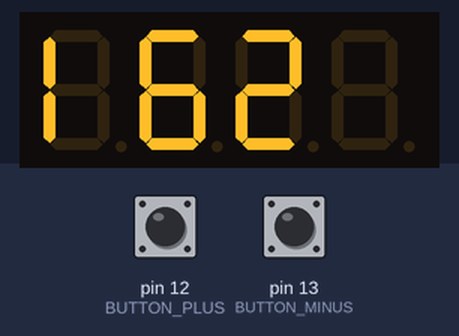
Bench run of a program on a simulated Arduino Uno, built with avr-gcc and run on an emulated ATmega328P. Shown: 4-digit seven-segment display. The test bench sets the inputs (shaded band); at power-on: pin 12 (BUTTON_PLUS) HIGH, pin 13 (BUTTON_MINUS) HIGH. The local clock reads 2024-03-15 10:24:30 at power-on unless the program sets it.

Above: at 1.3 s.
1.4 s: pin 12 (BUTTON_PLUS) pulled LOW for 0.15 s
At 2.4 s:
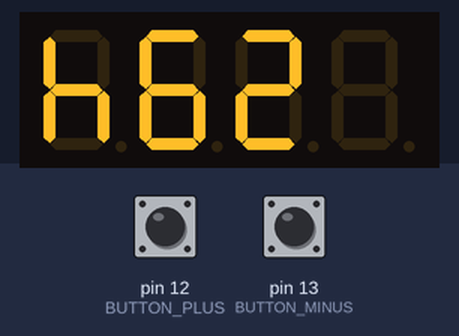
3.0 s: pin 13 (BUTTON_MINUS) pulled LOW for 3.2 s
At 6.7 s:
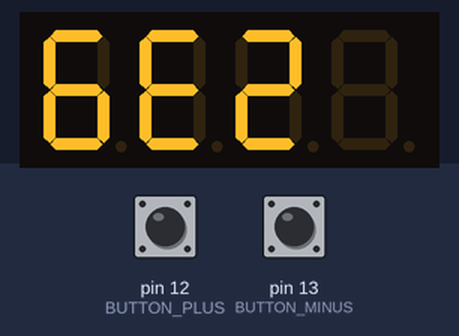
7.7 s: pin 13 (BUTTON_MINUS) pulled LOW for 0.15 s
At 8.7 s:
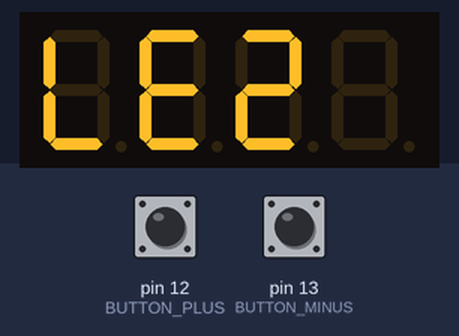
9.3 s: pin 13 (BUTTON_MINUS) pulled LOW for 1 s
At 11.0 s:
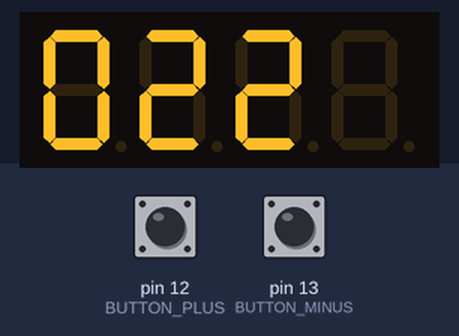
11.8 s: pin 13 (BUTTON_MINUS) pulled LOW for 0.15 s
At 12.8 s:
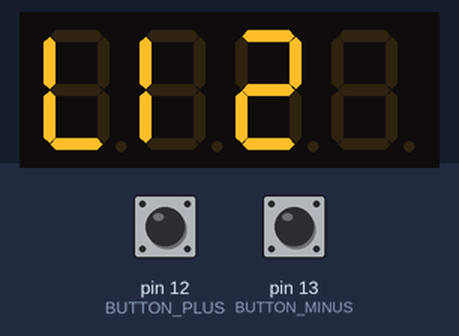
13.4 s: pin 13 (BUTTON_MINUS) pulled LOW for 3.2 s
At 13.57 s:
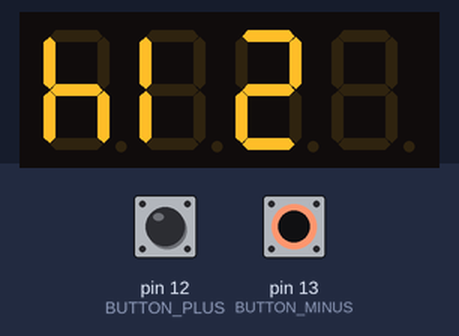

Measured:
- after the input at 1.4 s, the display: first changes at once (image 1 shows a later state)
- after the input at 3.0 s, the display: first changes after 0.05 s (image 2 shows a later state)
- after the input at 7.7 s, the display: first changes after 0.05 s (image 3 shows a later state)
- after the input at 9.3 s, the display: first changes at once (image 4 shows a later state)
- after the input at 11.8 s, the display: first changes at once (image 5 shows a later state)
- after the input at 13.4 s, the display: first changes after 0.05 s (image 6 shows a later state)

The program:

main.cpp
```cpp
#define ROTATE_DISPLAY true

#include <Wire.h>
#include <RTClib.h>
#include <Adafruit_GFX.h>
#include <Adafruit_LEDBackpack.h>
#include "config.h"

RTC_DS3231 rtc;
Adafruit_7segment display = Adafruit_7segment();

// --- wir wollen das display 180 grad drehen damit der doppelpunkt hinten ist! ---
// A=bit0 … G=bit6, DP=bit7
#ifdef ROTATE_DISPLAY
static const uint8_t ROTATED_SEGMENTS[10] = {
  0x3F, // 0 -> 0x3F (symmetrisch)
  0x30, // 1 -> 0x06  wird zu 0x30
  0x5B, // 2 -> 0x5B  wird zu 0x6D
  0x79, // 3 -> 0x4F  wird zu 0x79
  0x74, // 4 -> 0x66  wird zu 0x72
  0x6D, // 5 -> 0x6D  wird zu 0x5B
  0x6F, // 6 -> 0x7D  wird zu 0x6F
  0x38, // 7 -> 0x07  wird zu 0x38
  0x7F, // 8 -> 0x7F  (symmetrisch)
  0x7D  // 9 -> 0x6F  wird zu 0x7D
};

void print_inverted(int value) {
  display.displaybuffer[0] = 0;
  display.displaybuffer[1] = 0;
  display.displaybuffer[3] = 0;
  display.displaybuffer[4] = 0;

  for (uint8_t pos = 0; pos < 4; pos++) {
    int digit = value % 10;
    value -= digit;
    value /= 10;
    uint8_t inv = ROTATED_SEGMENTS[digit];
    uint8_t pos_array = pos;
    if (pos >= 2)
      pos_array++;
    display.displaybuffer[pos_array] = inv;
    if (value == 0)
      return;
  }
}
#endif

inline void update_number(int num){
#ifdef ROTATE_DISPLAY
  print_inverted(num);
#else
  display.print(num);
#endif
}

DateTime start(2000, 1, 1, 0, 0, 0);

// Globale Variablen für den Blink-State
unsigned long lastBlinkTime = 0;
bool blinkState = false;

void setup() {
  pinMode(BUTTON_PLUS, INPUT_PULLUP);
  pinMode(BUTTON_MINUS, INPUT_PULLUP);

  Wire.begin();
  rtc.begin();
  display.begin(DISPLAY_I2C_ADDRESS);
  display.setBrightness(DISPLAY_BRIGHTNESS);

  delay(100);

#ifdef DEBUG_NUMBERS
  update_number(1234);
  display.writeDisplay();
  delay(5000);
   update_number(5678);
  display.writeDisplay();

  delay(5000);
   update_number(90);
  display.writeDisplay();
  delay(5000);
#endif

  bool plusPressed = digitalRead(BUTTON_PLUS) == LOW;
  bool minusPressed = digitalRead(BUTTON_MINUS) == LOW;

  if (plusPressed && minusPressed) {
    rtc.adjust(start); // Setze auf "Tag 0"
    update_number(MAX_DAYS);
    display.writeDisplay();
    delay(2000);
  }
}

// --- Helferfunktion zur Berechnung ---
int calculateDaysLeft() {
  DateTime now = rtc.now();
  TimeSpan elapsed = now - start;

  int daysElapsed = elapsed.days();
  int daysLeft = MAX_DAYS - daysElapsed;

  return (daysLeft < 0) ? 0 : daysLeft;
}

void loop() {
  static int hw_access_minimizer_count = 100;
  bool update_needed = false;
  bool plusPressed = digitalRead(BUTTON_PLUS) == LOW;
  bool minusPressed = digitalRead(BUTTON_MINUS) == LOW;

  // --- Buttonaktionen ---
  if (plusPressed) {
    DateTime now = rtc.now();
    rtc.adjust(now - TimeSpan(1, 0, 0, 0)); // -1 Tag
    update_needed = true;
  } else if (minusPressed) {
    DateTime now = rtc.now();
    rtc.adjust(now + TimeSpan(1, 0, 0, 0)); // +1 Tag
    update_needed = true;
  }

  if ((hw_access_minimizer_count==100) || update_needed){
     // --- Anzeige aktualisieren ---
     int daysLeft = calculateDaysLeft();
     update_number(daysLeft);
     update_needed = true;
     hw_access_minimizer_count = 0;
  } else hw_access_minimizer_count++;

  // Blink-Status: Alle 1000 ms umschalten
  unsigned long currentMillis = millis();
  if (currentMillis - lastBlinkTime >= 500) {
    lastBlinkTime = currentMillis;
    blinkState = !blinkState;
    update_needed = true;
  }

  // Setze oder lösche den Punkt im ersten Ziffernfeld abhängig vom Blink-State.
  // Annahme: Bit 0x80 in display.displaybuffer[0] entspricht dem Punkt.
#ifdef ROTATE_DISPLAY
  if (blinkState) {
    display.displaybuffer[2] = 4;  // Punkt einschalten
  } else {
    display.displaybuffer[2] = 0; // Punkt ausschalten
  }
#else
  if (blinkState) {
    display.displaybuffer[4] |= 0x80;  // Punkt einschalten
  } else {
    display.displaybuffer[4] &= ~0x80; // Punkt ausschalten
  }
#endif
  if (update_needed)
    display.writeDisplay();

  delay(50);
}
```

config.h
```cpp
// config.h – Gmund2050 Projektkonfiguration

#ifndef CONFIG_H
#define CONFIG_H

#define BUTTON_PLUS 12
#define BUTTON_MINUS 13

#define DISPLAY_I2C_ADDRESS 0x70
#define MAX_DAYS 9131 // 25 Jahre
#define DISPLAY_BRIGHTNESS 1

#endif
```
